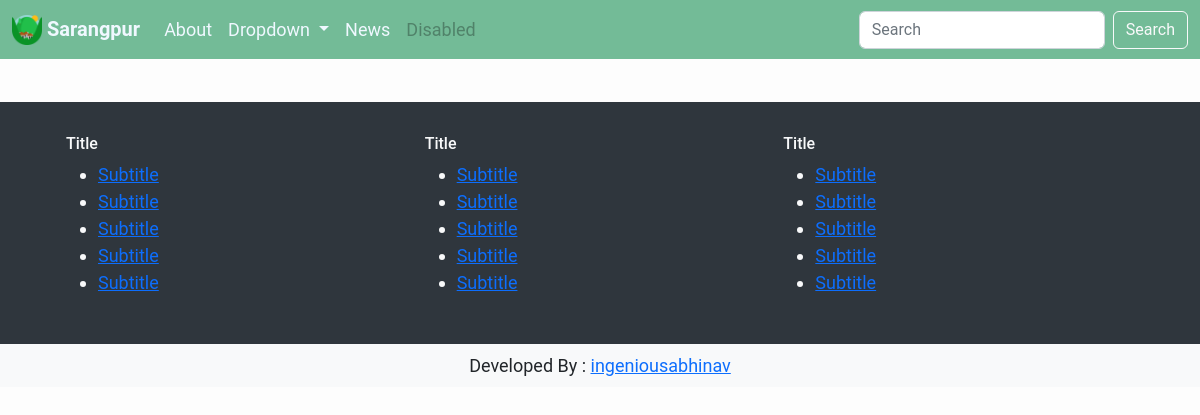
/newss/, run on an earlier commit of the app's database.
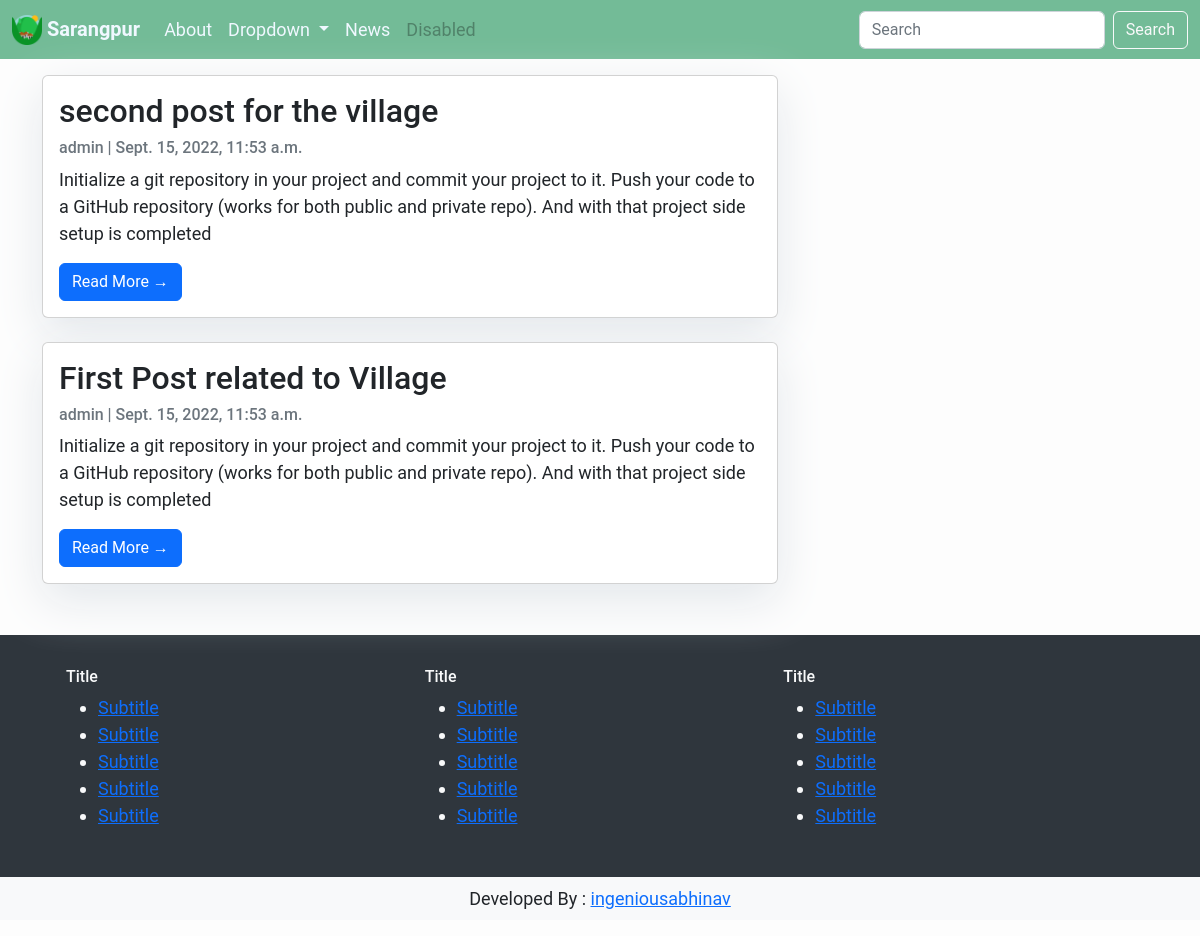
And on a later commit of the database.
### sarangpur/models.py (models this page shows, shortened)
class Post(models.Model):
    title = models.CharField(max_length=200, unique=True)
    slug = models.SlugField(max_length=200, unique=True)
    author = models.ForeignKey(User, on_delete= models.CASCADE,related_name='blog_posts')
    updated_on = models.DateTimeField(auto_now= True)
    content = models.TextField()
    created_on = models.DateTimeField(auto_now_add=True)
    status = models.IntegerField(choices=STATUS, default=0)
    class Meta:
        ordering = ['-created_on']

### sarangpur/views.py (the view)
# urls.py: path('newss/', views.PostList.as_view(), name='index'),
class PostList(generic.ListView):
    queryset = Post.objects.filter(status=1).order_by('-created_on')
    template_name = 'indexx.html'

### sarangpur/templates/indexx.html (shortened to what this page needs)
{% extends "base.html" %}
{% block content %}
<div class="container">
    <div class="row">
        <div class="col-md-8 mt-3 left">
            {% for post in post_list %}
            <div class="card mb-4">
                <div class="card-body">
                    <h2 class="card-title">{{ post.title }}</h2>
                    <p class="card-text text-muted h6">{{ post.author }} | {{ post.created_on}} </p>
                    <p class="card-text">{{post.content|slice:":200" }}</p>
                    <a href="{% url 'post_detail' post.slug  %}" class="btn btn-primary">Read More &rarr;</a>
                </div>
            </div>
            {% endfor %}
        </div>
    </div>
</div>
{%endblock%}

What changed in the data, as far as the page shows it:
added Post: title "second post for the village", author "admin", created_on "Sept. 15, 2022, 11:53 a.m.", content "Initialize a git repository in your project and commit your project to it. Push your code to a GitHub repository (works for both public and private repo). And with that project side setup is completed"
added Post: title "First Post related to Village", author "admin", created_on "Sept. 15, 2022, 11:53 a.m.", content "Initialize a git repository in your project and commit your project to it. Push your code to a GitHub repository (works for both public and private repo). And with that project side setup is completed"
